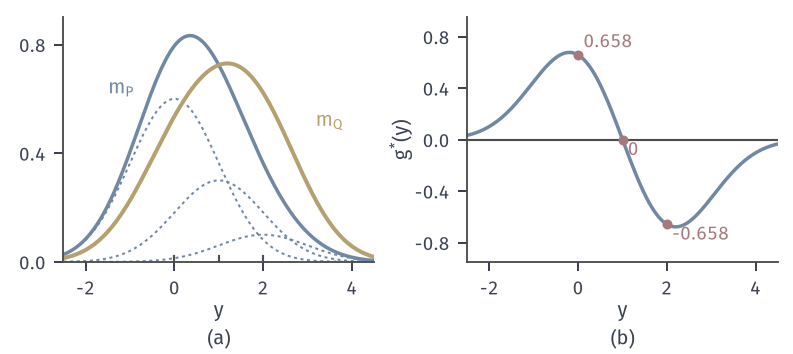

Source code (Python):
from pathlib import Path
import sys
HERE = Path(__file__).resolve().parent
sys.path.insert(0, str(HERE.parent/'dcomp-common'))
from common import *
# Gaussian kernel k(x,y)=exp(-(x-y)^2/2) (sigma=1), running example on {0,1,2}.
# (a) kernel means m_P(y)=sum_i p_i k(x_i,y) (blue), m_Q (yellow); thin dotted: weighted sections p_i k(x_i,.).
# (b) witness g*=(m_P-m_Q)/MMD with MMD=sqrt(0.18(1-e^{-2}))=0.3945; red dots g*(x_i).
p, q, xs = P_EX, Q_EX, X_EX
y = np.linspace(-2.5, 4.5, 800)
Ky = gauss_kernel(xs, y)
mP, mQ = p@Ky, q@Ky
mmd = math.sqrt((p-q)@gauss_kernel(xs, xs)@(p-q))
fig, axs = figure(width_mm=112, height_mm=50, ncols=2)
panel(fig, left=.08, right=.98, top=.95, bottom=.26, wspace=.3)
ax = axs[0]
for pi, row in zip(p, Ky):
    ax.plot(y, pi*row, color=BLUE, lw=.8, ls=DOT)
ax.plot(y, mP, color=BLUE, lw=1.4)
ax.plot(y, mQ, color=YELLOW, lw=1.6)
for xi in xs:
    ax.plot([xi, xi], [0, .02], color=STROKE, lw=.85)
lab(ax, -1.2, .62, '$m_P$', BLUE, ha='center', fontsize=8)
lab(ax, 3.5, .5, '$m_Q$', YELLOW, ha='center', fontsize=8)
ax.set_xlim(-2.5, 4.5); ax.set_ylim(0, .9); ax.set_yticks([0, .4, .8])
axlab(ax, '$y$', None)
ax = axs[1]
w = (mP-mQ)/mmd
ax.axhline(0, color=STROKE, lw=.85)
ax.plot(y, w, color=BLUE, lw=1.4)
wx = (p-q)@gauss_kernel(xs, xs)/mmd
for xi, v in zip(xs, wx):
    dot(ax, xi, v, RED, ms=4)
    lab(ax, xi+.12, v+(.06 if v >= 0 else -.12), '0' if abs(v) < 1e-9 else f'{v:.3f}', RED, ha='left')
ax.set_xlim(-2.5, 4.5); ax.set_ylim(-.95, .95); ax.set_yticks([-.8, -.4, 0, .4, .8])
axlab(ax, '$y$', r'$g^{*}(y)$')
tags(fig, axs)
save(fig, HERE, 'figure', {'mmd': mmd, 'mP_at_x': (p@gauss_kernel(xs, xs)).tolist(),
                            'mQ_at_x': (q@gauss_kernel(xs, xs)).tolist(), 'witness_at_x': wx.tolist(),
                            'EPg-EQg': float((p-q)@wx)})
